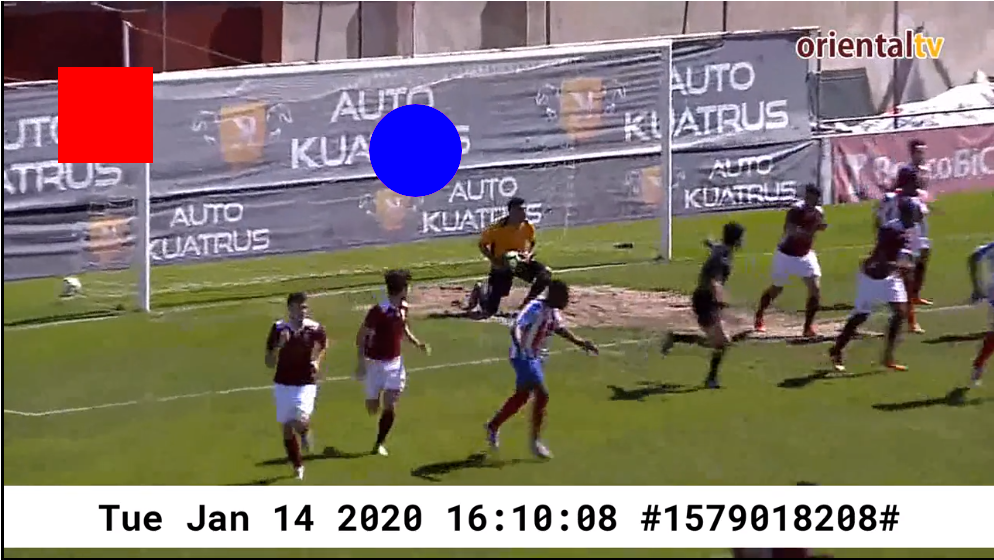
//> input picture oriental_picture.png, 994 x 560 px
$ ./detector oriental_picture.png   (built with g++ and OpenCV 4)
//> lines starting //> are read from the running program, lines starting //| are printed output that depends on the picture; after the words box and inside, x2 and y2 are one past the last pixel; in counts of white or black regions, pixels touching at a corner belong together
#include <stdio.h>
#include <opencv4/opencv2/opencv.hpp>
#include <opencv4/opencv2/core.hpp>


using namespace cv;
using namespace std;
using std::string;

const Scalar red_low(0, 128, 128);//0
const Scalar red_high(40, 255, 255);
const Scalar blue_low(80, 128, 128);//120
const Scalar blue_high(140, 255, 255);
const Scalar white_low(0, 0, 128);
const Scalar white_high(180, 20, 255);

struct data
{
	data(std::vector<Point> v, string s)
	{
		vertices = v;
		description = s;
	}
	std::vector<Point> vertices;
	string description;
	void write(FileStorage& fs) const
	{
		fs <<"boundingPoly" << "{:";
		fs << "vertices" << "[";
		for(int i=0; i < vertices.size(); i++)
		{
			fs << "{:" << "x" << vertices[i].x << "y" << vertices[i].y <<"}:";
		}
		fs << "]";
		fs << "}:";
		fs << "description" << description;
	}
};


void find_rectangles(Mat im_hsv, Scalar low, Scalar high, Point min_size, Point max_size, FileStorage& fs)
{
	std::vector<Point> points;
	Mat im_bin;
	inRange(im_hsv, low, high, im_bin);
	vector<vector<Point>> contours;
	findContours(im_bin, contours, RETR_TREE, CHAIN_APPROX_SIMPLE);
	Rect rect;
	for(int c=0; c<contours.size(); c++)
	{
		rect = boundingRect(contours[c]);
		int width = rect.br().x - rect.tl().x;
		int height = rect.br().y - rect.tl().y;
		// filtering
		if ( width < min_size.x ||  width > max_size.x || height < min_size.y || height > max_size.y || contourArea(contours[c]) < width * height * 0.6) continue;
		points.push_back(rect.tl());
		points.push_back(rect.br());
		data d(points, "Rectangle");
		d.write(fs);
		points.clear();
	}
}

void find_circles(Mat im_hsv, Scalar low, Scalar high, int min_r, int max_r, FileStorage& fs)
{
	std::vector<Point> points;
	Mat im_bin;
	inRange(im_hsv, low, high, im_bin);
	vector<vector<Point>> contours;
	findContours(im_bin, contours, RETR_TREE, CHAIN_APPROX_SIMPLE);
	float radius;
	Point2f center;
	for(int c=0; c<contours.size(); c++)
	{
		minEnclosingCircle(contours[c], center, radius);
		// filtering
		if ( radius < min_r ||  radius > max_r || contourArea(contours[c]) < 3.14 * (radius ** 2) * 0.9) continue;
		points.push_back(Point(ceil(center.x-radius), ceil(center.y-radius)));
		points.push_back(Point(ceil(center.x+radius), ceil(center.y+radius)));
		data d(points, "Circle");
		d.write(fs);
		points.clear();
	}
}


int main(int argc, char** argv )
{
    if ( argc != 2 )
    {
        printf("usage: detector <Image_Path>\n");
        return -1;
    }
    Mat im = imread( argv[1], 1 );
//> im is the input picture: 560 rows x 994 cols, CV_8UC3; mean B, G, R 111.1, 122.9, 133.4
    if ( !im.data )
    {
        printf("No image data \n");
        return -1;
    }
	FileStorage fs("output.json", FileStorage::WRITE);
	int h = im.rows;
//> h = 560
	int w = im.cols;
//> w = 994
	Mat im_hsv;
    cvtColor(im, im_hsv, cv::COLOR_BGR2HSV);
//> im_hsv: 560 rows x 994 cols, CV_8UC3; mean H, S, V 76.3, 86.6, 141.6
	// red rectangle
	find_rectangles(im_hsv, red_low, red_high, Point(25, 25), Point(w/3, h/3), fs);
//> in find_rectangles, `inRange(im_hsv, low, high, im_bin);`:
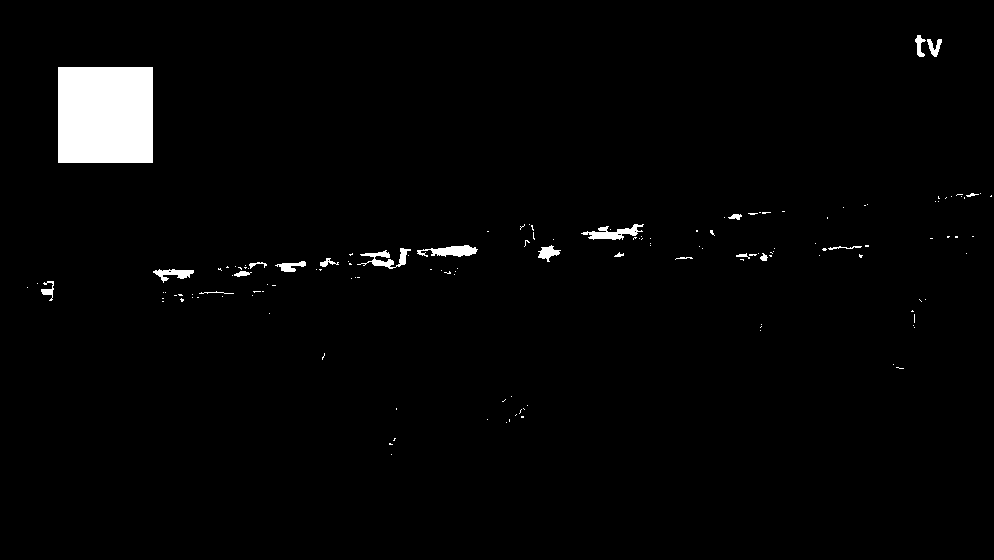
//> im_bin: 560 rows x 994 cols, CV_8UC1; 2.2% white; 144 white regions (123 under 20 px)
//> in find_rectangles, `findContours(im_bin, contours, RETR_TREE, CHAIN_APPROX_SIMPLE);`: contours = 148 contours, 132 with area under 20; largest, box (x1, y1, x2, y2) and area: (58, 67, 153, 163) 8930, (581, 224, 644, 240) 358, (417, 245, 478, 257) 355, (357, 248, 411, 269) 292, (153, 269, 194, 283) 216
//> the loop in find_rectangles, `for(int c=0; c<contours.size(); c++)` made 148 passes
//> (rect, width, height) on passes 1 to 12: (Rect(391, 454, 1, 1), 1, 1), (Rect(389, 443, 4, 2), 4, 2), (Rect(393, 438, 3, 3), 3, 3), (Rect(506, 422, 1, 1), 1, 1), (Rect(509, 419, 1, 3), 1, 3), (Rect(487, 419, 1, 1), 1, 1), (Rect(521, 416, 3, 2), 3, 2), (Rect(515, 414, 2, 2), 2, 2), (Rect(519, 409, 3, 5), 3, 5), (Rect(523, 408, 2, 2), 2, 2), (Rect(396, 408, 1, 2), 1, 2), (Rect(527, 405, 1, 1), 1, 1)
//> (rect, width, height, vertices in data, description in data) on pass 146: (Rect(58, 67, 95, 96), 95, 96, 2 Points (x, y): [58, 67], [153, 163], "Rectangle")
	// white rectangle
	find_rectangles(im_hsv, white_low, white_high, Point(w/3, 25), Point(w+1, h/3), fs);
//> call 2 of find_rectangles, with low = Scalar(0, 0, 128), high = Scalar(180, 20, 255), min_size = Point(331, 25), max_size = Point(995, 186)
//> in find_rectangles (call 2), `inRange(im_hsv, low, high, im_bin);`:
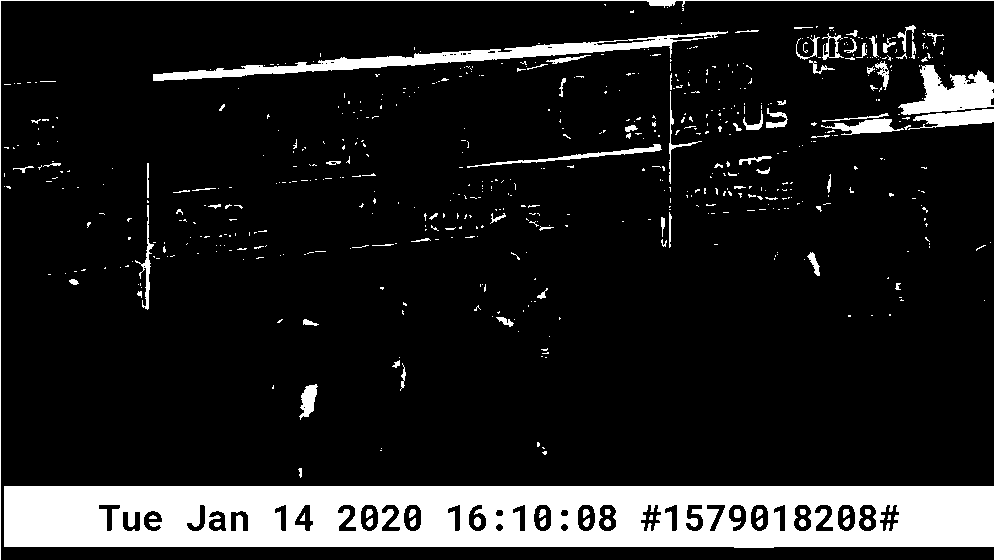
//> im_bin: 560 rows x 994 cols, CV_8UC1; 12.9% white; 618 white regions (520 under 20 px)
//> in find_rectangles (call 2), `findContours(im_bin, contours, RETR_TREE, CHAIN_APPROX_SIMPLE);`: contours = 696 contours, 595 with area under 20; largest, box (x1, y1, x2, y2) and area: (4, 486, 994, 548) 59380, (153, 31, 728, 81) 4552, (898, 65, 994, 115) 2418, (908, 109, 994, 130) 853, (821, 118, 904, 135) 530
//> the loop in find_rectangles (call 2), `for(int c=0; c<contours.size(); c++)` made 696 passes
//> (rect, width, height) on passes 2 to 4: (Rect(560, 523, 9, 9), 9, 9), (Rect(495, 523, 9, 9), 9, 9), (Rect(122, 511, 19, 21), 19, 21)
	// blue circle
	find_circles(im_hsv, blue_low, blue_high, 25, h/3, fs);
//> in find_circles, `inRange(im_hsv, low, high, im_bin);`:
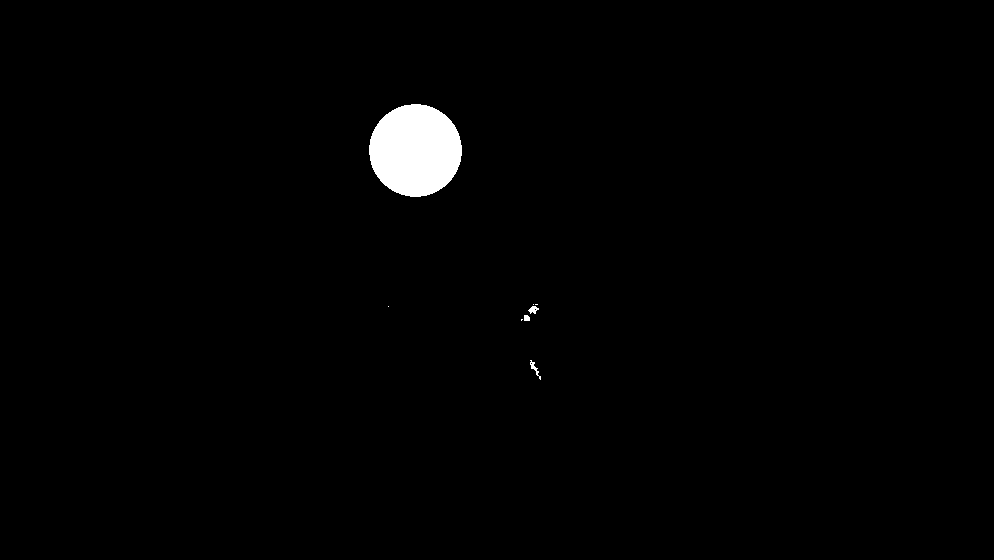
//> im_bin: 560 rows x 994 cols, CV_8UC1; 1.2% white; 8 white regions (4 under 20 px)
//> in find_circles, `findContours(im_bin, contours, RETR_TREE, CHAIN_APPROX_SIMPLE);`: contours = 10 contours, 6 with area under 20; largest, box (x1, y1, x2, y2) and area: (369, 104, 462, 197) 6614, (528, 306, 539, 314) 40, (530, 360, 541, 380) 36, (524, 315, 530, 321) 23
//> (the run ends here: the program needs code that is not available in this run, at `if ( radius < min_r ||  radius > max_r || contourArea(contours[c]) < 3..`)
